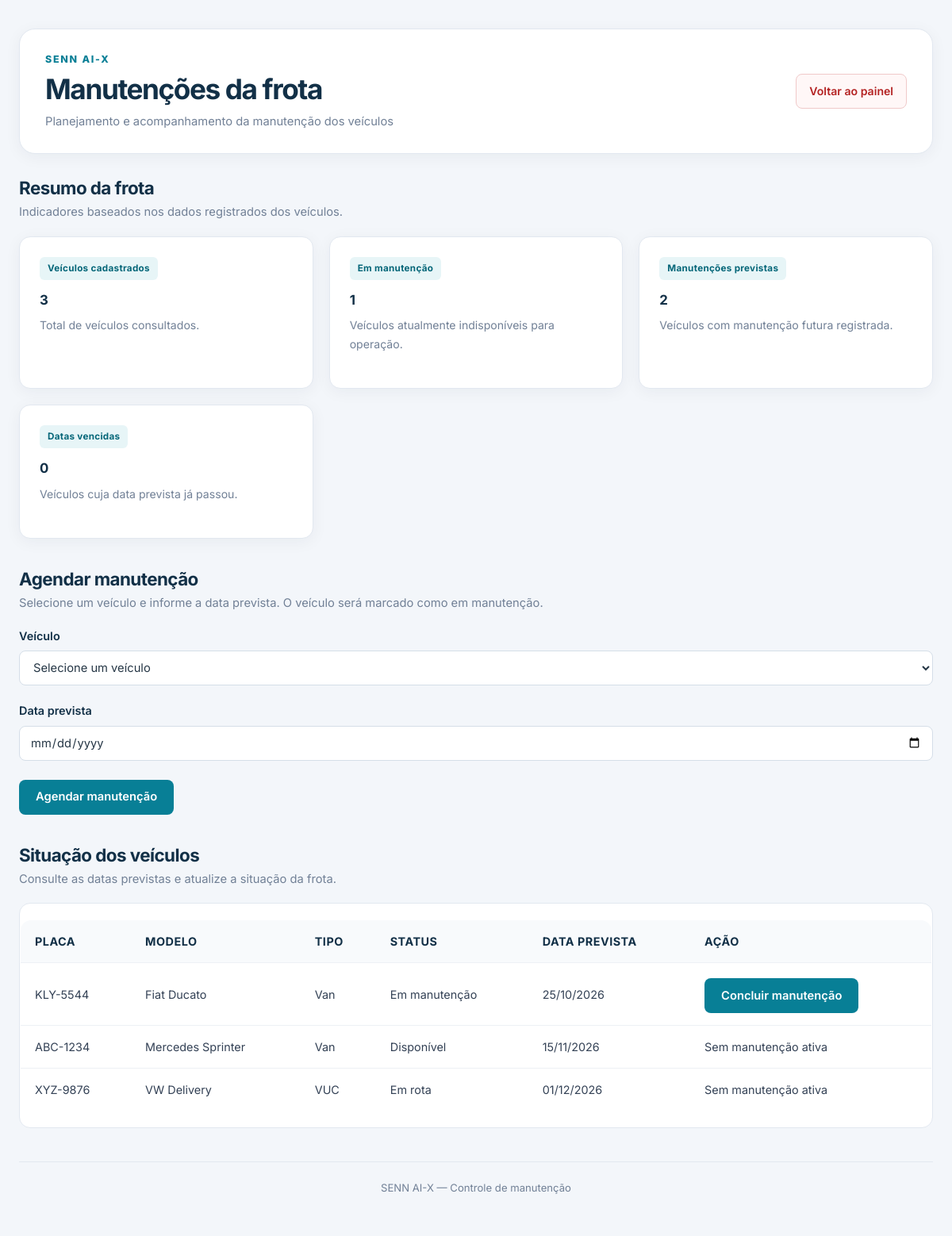
The page /manutencoes.php (signed in) on the database its author committed.
### tables this page shows
CREATE TABLE veiculos (
    id INT AUTO_INCREMENT PRIMARY KEY,
    placa VARCHAR(10) UNIQUE NOT NULL,
    modelo VARCHAR(50) NOT NULL,
    tipo VARCHAR(50) NOT NULL,
    capacidade_kg DECIMAL(10,2) NOT NULL,
    capacidade_m3 DECIMAL(10,2) NOT NULL,
    autonomia_km_l DECIMAL(5,2) DEFAULT 10.0,
    status ENUM(
        'disponivel',
        'em_rota',
        'em_manutencao'
    ) DEFAULT 'disponivel',
    data_proxima_manutencao DATE NULL,
    criado_em TIMESTAMP DEFAULT CURRENT_TIMESTAMP
);

### manutencoes.php (the view, shortened to what this page needs)
<?php
require_once __DIR__ . "/conexao.php";
function escaparManutencao($valor): string
{
    return htmlspecialchars((string) ($valor ?? ""), ENT_QUOTES, "UTF-8");
}
try {
    $consulta = $pdo->query(
        "SELECT placa, modelo, tipo, status, data_proxima_manutencao
         FROM veiculos
         ORDER BY
             CASE
                 WHEN status = 'em_manutencao' THEN 0
                 WHEN data_proxima_manutencao IS NOT NULL THEN 1
                 ELSE 2
             END,
             data_proxima_manutencao ASC,
             placa ASC"
    );
    $veiculos = $consulta->fetchAll();
} catch (PDOException $erro) {
    error_log("Erro ao consultar manutenções: " . $erro->getMessage());
    $veiculos = [];
    $mensagem = "Não foi possível carregar os veículos.";
    $tipoMensagem = "erro";
}
$totalVeiculos = count($veiculos);
$totalEmManutencao = 0;
$totalAgendadas = 0;
$totalVencidas = 0;
$hoje = date("Y-m-d");
foreach ($veiculos as $veiculo) {
    if ($veiculo["status"] === "em_manutencao") {
        $totalEmManutencao++;
    }
    if (!empty($veiculo["data_proxima_manutencao"])) {
        $data = $veiculo["data_proxima_manutencao"];
        if ($data >= $hoje && $veiculo["status"] !== "em_manutencao") {
            $totalAgendadas++;
        }
    }
}
?>
<!DOCTYPE html>
<html lang="pt-BR">
<head>
    <link rel="stylesheet" href="style.css">
</head>
<body>
<main class="painel-container">
    <header class="painel-header">
        <div>
            <p class="painel-identificacao">SENN AI-X</p>
            <h1>Manutenções da frota</h1>
            <p class="painel-subtitulo">
                Planejamento e acompanhamento da manutenção dos veículos
            </p>
        </div>
        <a class="painel-sair" href="painel.php">Voltar ao painel</a>
    </header>
    <section class="painel-secao">
        <div class="painel-secao-titulo">
            <h2>Resumo da frota</h2>
            <p>Indicadores baseados nos dados registrados dos veículos.</p>
        </div>
        <div class="painel-grid">
            <article class="painel-card">
                <span class="painel-card-categoria">Veículos cadastrados</span>
                <h3><?= $totalVeiculos ?></h3>
                <p>Total de veículos consultados.</p>
            </article>
            <article class="painel-card">
                <span class="painel-card-categoria">Em manutenção</span>
                <h3><?= $totalEmManutencao ?></h3>
                <p>Veículos atualmente indisponíveis para operação.</p>
            </article>
            <article class="painel-card">
                <span class="painel-card-categoria">Manutenções previstas</span>
                <h3><?= $totalAgendadas ?></h3>
                <p>Veículos com manutenção futura registrada.</p>
            </article>
            <article class="painel-card">
                <span class="painel-card-categoria">Datas vencidas</span>
                <h3><?= $totalVencidas ?></h3>
                <p>Veículos cuja data prevista já passou.</p>
            </article>
        </div>
    </section>
    <section class="painel-secao">
        <div class="painel-secao-titulo">
            <h2>Agendar manutenção</h2>
            <p>
                Selecione um veículo e informe a data prevista.
                O veículo será marcado como em manutenção.
            </p>
        </div>
        <form method="POST" action="manutencoes.php" class="formulario-cadastro">
            <div class="form-grid">
                <p>
                    <label for="placa_agendar">Veículo</label>
                    <select id="placa_agendar" name="placa" required>
                        <option value="">Selecione um veículo</option>
                    </select>
                </p>
                <p>
                    <label for="data_proxima_manutencao">Data prevista</label>
                    <input
                        type="date"
                        id="data_proxima_manutencao"
                        name="data_proxima_manutencao"
                        min="<?= escaparManutencao($hoje) ?>"
                        required
                    >
                </p>
            </div>
            <button type="submit">Agendar manutenção</button>
        </form>
    </section>
    <section class="painel-secao">
        <div class="painel-secao-titulo">
            <h2>Situação dos veículos</h2>
            <p>Consulte as datas previstas e atualize a situação da frota.</p>
        </div>
        <?php if ($totalVeiculos > 0): ?>
            <div class="tabela-responsiva">
                <table>
                    <thead>
                        <tr>
                            <th>Placa</th>
                            <th>Modelo</th>
                            <th>Tipo</th>
                            <th>Status</th>
                            <th>Data prevista</th>
                            <th>Ação</th>
                        </tr>
                    </thead>
                    <tbody>
                        <?php foreach ($veiculos as $veiculo): ?>
                            <tr>
                                <td><?= escaparManutencao($veiculo["placa"]) ?></td>
                                <td><?= escaparManutencao($veiculo["modelo"]) ?></td>
                                <td><?= escaparManutencao($veiculo["tipo"]) ?></td>
                                <td>
                                    <?= escaparManutencao(
                                        $veiculo["status"] === "em_manutencao"
                                            ? "Em manutenção"
                                            : ($veiculo["status"] === "em_rota"
                                                ? "Em rota"
                                                : "Disponível")
                                    ) ?>
                                </td>
                                <td>
                                    <?= !empty($veiculo["data_proxima_manutencao"])
                                        ? escaparManutencao(
                                            date(
                                                "d/m/Y",
                                                strtotime($veiculo["data_proxima_manutencao"])
                                            )
                                        )
                                        : "Não informada" ?>
                                </td>
                                <td>
                                    <?php if ($veiculo["status"] === "em_manutencao"): ?>
                                        <form method="POST" action="manutencoes.php">
                                            <button type="submit">
                                                Concluir manutenção
                                            </button>
                                        </form>
                                    <?php else: ?>
                                        <span>Sem manutenção ativa</span>
                                    <?php endif; ?>
                                </td>
                            </tr>
                        <?php endforeach; ?>
                    </tbody>
                </table>
            </div>
        <?php else: ?>
            <p>Nenhum veículo cadastrado. Cadastre veículos em Gestão de Ativos.</p>
        <?php endif; ?>
    </section>
    <footer class="painel-footer">
        <p>SENN AI-X — Controle de manutenção</p>
    </footer>
</main>
</body>
</html>

### rows shown on the page
veiculos: placa "KLY-5544", modelo "Fiat Ducato", tipo "Van", status "Em manutenção", data_proxima_manutencao "25/10/2026"
veiculos: placa "ABC-1234", modelo "Mercedes Sprinter", tipo "Van", status "Disponível", data_proxima_manutencao "15/11/2026", shows "Sem manutenção ativa"
veiculos: placa "XYZ-9876", modelo "VW Delivery", tipo "VUC", status "Em rota", data_proxima_manutencao "01/12/2026", shows "Sem manutenção ativa"

### other values the page prints
$totalVeiculos "3"
$totalEmManutencao "1"
$totalAgendadas "2"
$totalVencidas "0"
